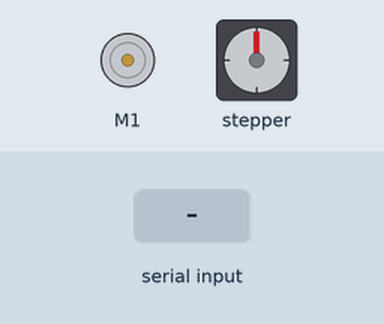
This sketch was run on a simulated Arduino Uno, built with avr-gcc and run on an emulated ATmega328P. Shown: DC motor (green arrow = forward, orange = backward, longer = faster), stepper motor. The test bench sets the inputs (shaded band). Stepper angles assume 2000 steps per turn; what the sketch prints to the serial monitor is not drawn.

Above: at 1.2 s.
1.3 s: "1" received over Serial
At 2.0 s:
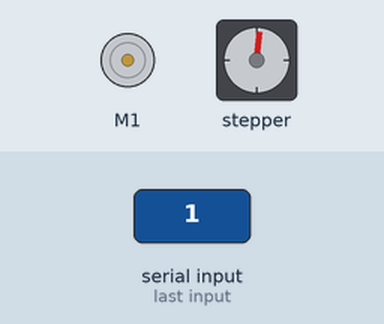
2.8 s: "s" received over Serial
At 3.7 s:
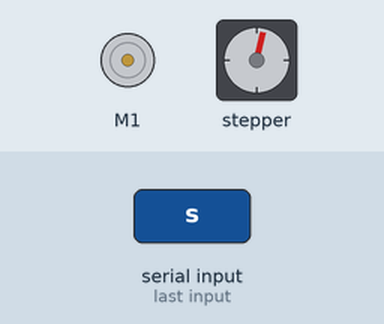
4.3 s: "2" received over Serial
At 5.5 s:
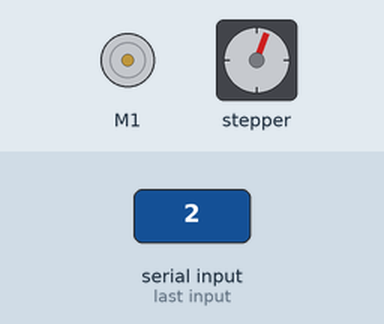
Timing chart, 0 to 7.3 s (numbered marks = the images above; inputs shaded):
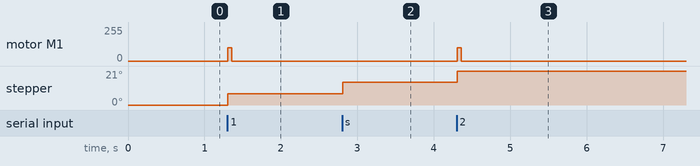

The sketch:

StepMotResponse_DCMotor2.ino
```cpp
#include <Wire.h>
#include <Adafruit_MotorShield.h>
#include "utility/Adafruit_MS_PWMServoDriver.h"
// Create the motor shield object with the default I2C address
Adafruit_MotorShield AFMS = Adafruit_MotorShield();
// Or, create it with a different I2C address (say for stacking)
// Adafruit_MotorShield AFMS = Adafruit_MotorShield(0x61);

// I set the number of steps to 2000, even though it's 200
// this seems to make it go faster
// the motor is connected to port 1 (M1 & M2)
Adafruit_StepperMotor *myMotor = AFMS.getStepper(2000, 2);

// put stepper motor at m3
Adafruit_DCMotor *myDCMotor = AFMS.getMotor(1);


int ctr = 0;
int ledPin = 13; int val = 0;
long interval = 50;
long previousTime = 0;

void setup(){
  //pinMode(ledPin,OUTPUT);
  Serial.begin(115200);

  //Serial.println("Stepper test!");

  AFMS.begin();  // create with the default frequency 1.6KHz
  //AFMS.begin(1000);  // OR with a different frequency, say 1KHz

  myMotor->setSpeed(1000);  // 60 rpm


   // setup DC motor
   myDCMotor->setSpeed(100);

  Serial.write("Setup complete");
}
void loop(){

  unsigned long currentTime = millis();

  if(currentTime - previousTime > interval){
      // turn on DC motor
       myDCMotor->run(RELEASE);
  }

      val = Serial.read();      // read the serial port

      // if 's' is pressed, then only the stepper motor goes
     if (val == 115) {
        Serial.println(val);
        myMotor->step(40, FORWARD, SINGLE);
        // release motor so it doesn't get too hot!
        myMotor->release();
        }


      // if 'v' is pressed, only the vibration motor turns on
      else if (val == 118){
        previousTime = currentTime;
          Serial.println(val);
           myDCMotor->run(FORWARD);


      }

      // if any other key is pressed, both vibration and stepper go
      else if (val > '0') {
         previousTime = currentTime;
        Serial.println(val);
        myMotor->step(40, FORWARD, SINGLE);
        myDCMotor->run(FORWARD);

        // release motor so it doesn't get too hot!
        myMotor->release();

        // turn on DC motor
        delay(50);
        myDCMotor->run(RELEASE);

        }

Serial.println(ctr);
ctr = ctr + 1;

}
```
